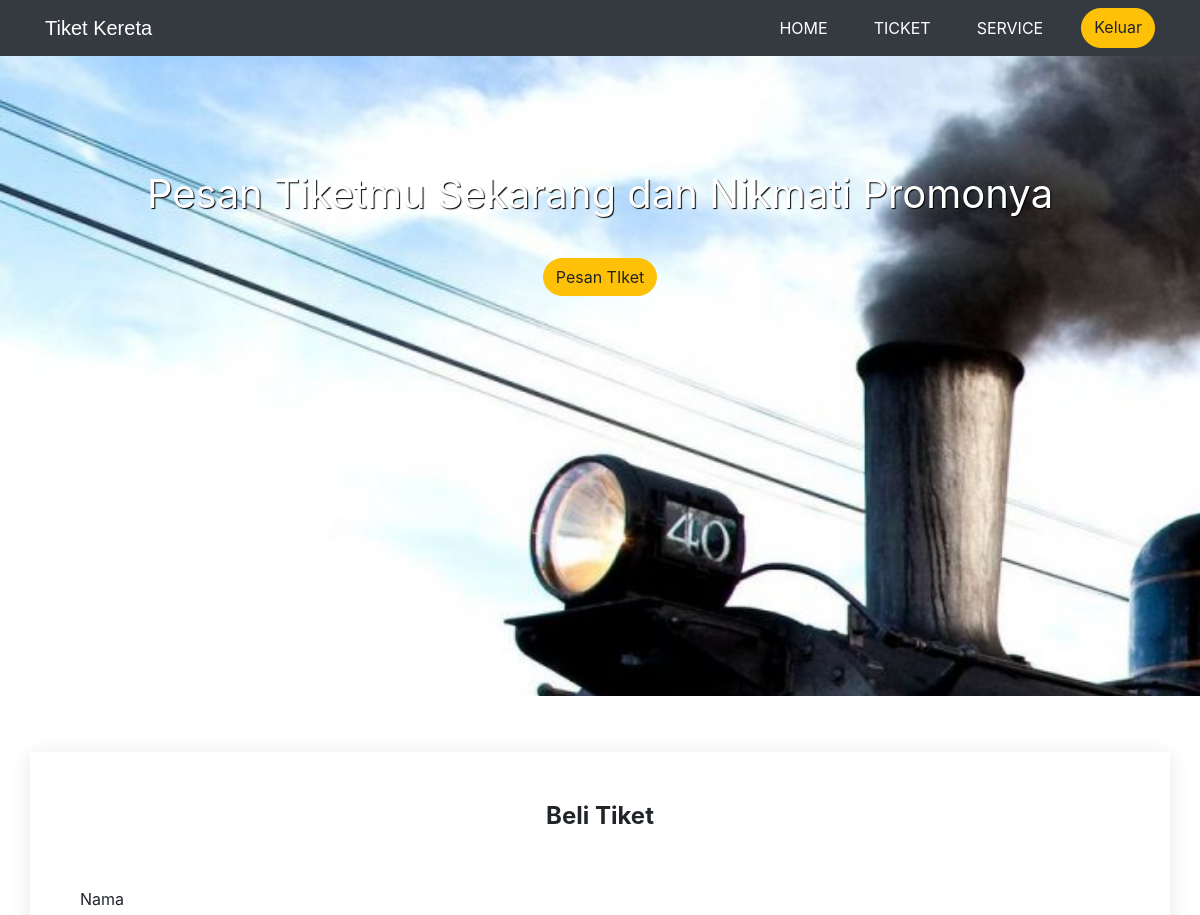
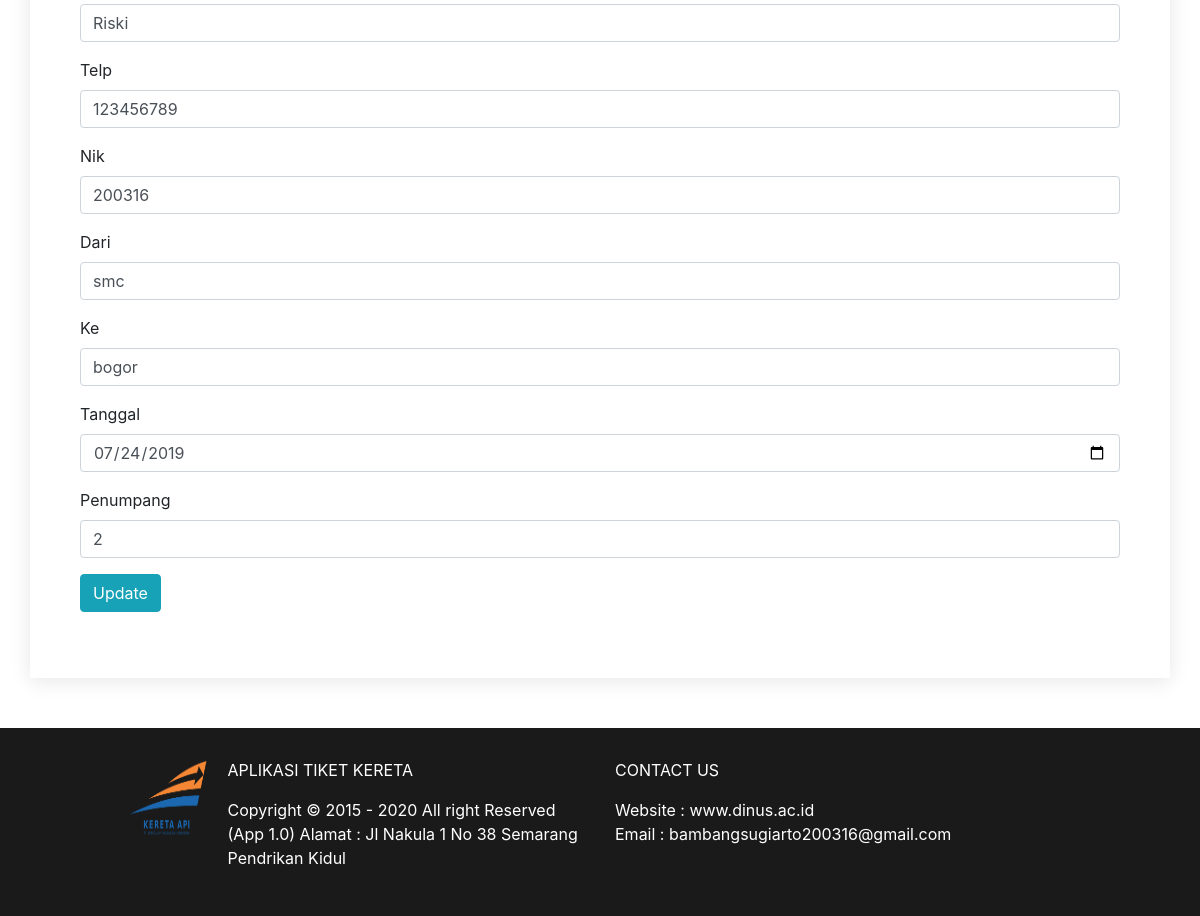
The app's page /tiket.php?edit=7 with its own data (2 pictures, top to bottom).
### tables this page shows
CREATE TABLE `tb_tiket` (
  `id` int(11) NOT NULL,
  `nama` varchar(35) NOT NULL,
  `telp` varchar(20) NOT NULL,
  `nik` varchar(20) NOT NULL,
  `dari` varchar(30) NOT NULL,
  `ke` varchar(30) NOT NULL,
  `tgl` date NOT NULL,
  `penumpang` int(3) NOT NULL
);

### proses.php (called while the page is built, shortened)
<?php
    $mysqli = new mysqli('localhost','root','','weblanjut') or die(mysqli_error($mysqli));
    if(isset($_GET['edit']))
    {
        $update = true;
        $id = $_GET['edit'];
        $result = $mysqli->query("select * from tb_tiket where id=$id");
        $row = mysqli_fetch_array($result);
        $nama = $row['nama'];
        $telp = $row['telp'];
        $nik = $row['nik'];
        $dari = $row['dari'];
        $ke = $row['ke'];
        $tgl = $row['tgl'];
        $penumpang = $row['penumpang'];
    }
?>

### tiket.php (the view, shortened to what this page needs)
<!doctype html>
<html lang="en">
  <head>
    <link rel="stylesheet" href="css/bootstrap.min.css">
    <link rel="stylesheet" href="css/style.css">
  </head>
  <body>
    <?php require_once 'proses.php'; ?>
  <nav class="navbar navbar-expand-lg navbar-dark bg-dark">
  <div class="container">
  <a class="navbar-brand" href="index2.php">Tiket Kereta</a>
  <div class="collapse navbar-collapse" id="navbarNavAltMarkup">
    <div class="navbar-nav ml-auto">
      <a class="nav-item nav-link active" href="index2.php">Home <span class="sr-only">(current)</span></a>
      <a class="nav-item nav-link active" href="tiket.php">Ticket</a>
      <a class="nav-item nav-link active" href="service.php">Service</a>
      <a class="btn btn-warning" id=buton href="index.php">Keluar</a>
    </div>
  </div>
  </div>
</nav>
<div class="jumbotron jumbotron-fluid">
  <div class="container">
    <h1 class="display-4"><b>Pesan Tiketmu Sekarang dan Nikmati Promonya</b></h1>
    <a href="tiket.php" class="btn btn-warning" id="buton">Pesan TIket</a>
  </div>
</div>
<div class="container">
  <br>
</div>
<div class="container formulir">
<form action="proses.php" method="Post">
<h4 align="center"><b>Beli Tiket</b></h4><br><br>
<div class="form-group">
  <label for="">Nama</label>
  <input type="text" name="nama" class="form-control" value="<?php echo $nama; ?>" placeholder="Masukan nama anda" required>
  </div>
  <div class="form-group">
  <label for="">Telp</label>
  <input type="text" name="telp" class="form-control" value="<?php echo $telp; ?>" placeholder="Masukan nomor telepon" required>
  </div>
  <div class="form-group">
  <label for="">Nik</label>
  <input type="text" name="nik" class="form-control" value="<?php echo $nik; ?>" placeholder="Masukan nomor nik" required>
  </div>
  <div class="form-group">
  <label for="">Dari</label>
  <input type="text" name="dari" class="form-control" value="<?php echo $dari; ?>" placeholder="Stasiun pemberangkat" required>
  </div>
  <div class="form-group">
  <label for="">Ke</label>
  <input type="text" name="ke" class="form-control" value="<?php echo $ke; ?>" placeholder="Stasiun tujuan" required>
  </div>
  <div class="form-group">
  <label for="">Tanggal</label>
  <input type="date" name="tgl" value="<?php echo $tgl; ?>" class="form-control" required>
  </div>
  <div class="form-group">
  <label for="">Penumpang</label>
  <input type="number" name="penumpang" value="<?php echo $penumpang; ?>" class="form-control" placeholder="1" required>
  </div>
  <div class="form-group">
    <?php if($update == true):?>
    <button type="submit" name="update" class="btn btn-info">Update</button>
    <?php else:?>
    <button type="submit" name="save" class="btn btn-primary">Submit</button>
    <?php endif;?>
</div>
</form>
</div>
<div class = "footer">
  <div class="row justify-content-center">
    <div class="col-lg-10">
        <div class="row">
          <div class="col-lg">
            <img src="img/logo.png" class="float-left" alt="">
            <P>APLIKASI TIKET KERETA</P>
            <p>Copyright © 2015 - 2020 All right Reserved (App 1.0)
              Alamat : Jl Nakula 1 No 38 Semarang Pendrikan Kidul
             </p>
          </div>
          <div class="col-lg ikon">
            <p>CONTACT US</p>
            <p>Website : www.dinus.ac.id <br>
              Email : bambangsugiarto200316@gmail.com
            </p>
          </div>
        </div>
    </div>
  </div>
  </body>
</html>

### css/style.css (style rules this page uses)
#buton { border-radius: 20px; }
.navbar { width: 100%; }
.nav-link { margin-right: 30px; text-transform: uppercase; }
.navbar-brand { font-family: Verdana, Geneva, Tahoma, sans-serif; }
.jumbotron { background-image: url(../img/train2.jpg); height: 640px; width: 100%; background-attachment: fixed; background-size: cover; text-align: center; }
.jumbotron .display-4 { font-size: 40px; }
.display-4 { margin-top: 50px; margin-bottom: 40px; color: white; text-shadow: 1px 1px 1px rgba(0, 0, 0, 1.0); }
.footer { background-color: rgb(26, 26, 26); padding: 30px; width: 100%; bottom: 0px; }
.footer p { color: white; }
.footer img { height: 80px; width: 80px; margin-right: 20px; margin-bottom: 20px; }
.formulir { background-color: white; box-shadow: 0 3px 20px rgba(0, 0, 0, 0.1); padding: 50px; margin-bottom: 50px; }

### records on screen
tb_tiket: nama "Riski", telp "123456789", nik "200316", dari "smc", ke "bogor", tgl "07/24/2019", penumpang "2"
